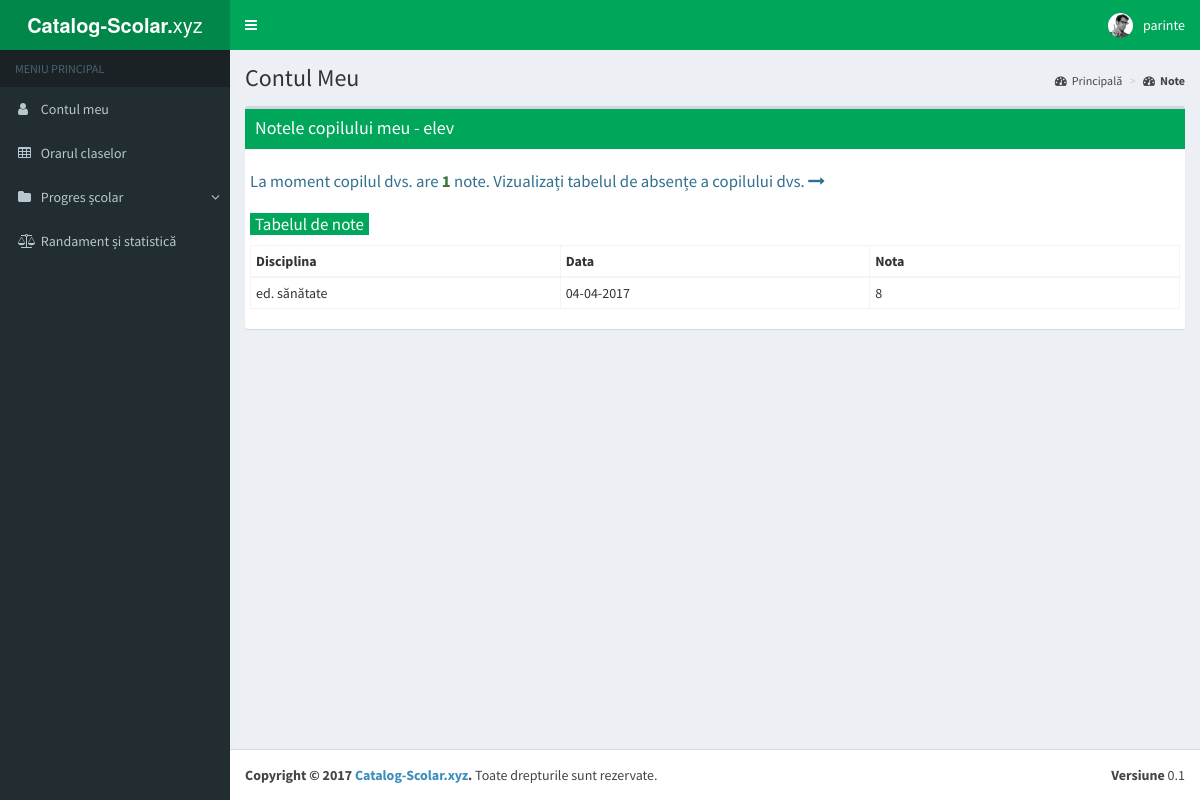
The app's page /members/parent/marks.php (signed in) with its own data.
### tables this page shows
CREATE TABLE `users` (
  `user_id` int(11) NOT NULL,
  `user_name` varchar(64) NOT NULL,
  `user_password` varchar(255) NOT NULL,
  `user_category` varchar(10) NOT NULL,
  `user_parent` varchar(255) NOT NULL,
  `user_child` varchar(255) NOT NULL,
  `user_class` varchar(5) NOT NULL,
  `user_btd` date NOT NULL,
  `user_mail` char(255) NOT NULL,
  `user_mob` int(24) NOT NULL,
  `grad_prof` char(24) NOT NULL,
  `disciplina` char(32) NOT NULL
);

CREATE TABLE `note` (
  `id_note` int(11) NOT NULL,
  `disciplina` char(32) NOT NULL,
  `data` date NOT NULL,
  `user_name` varchar(32) NOT NULL,
  `nota` tinyint(2) NOT NULL,
  `user_class` char(4) NOT NULL
);

### members/parent/marks.php (the view, shortened to what this page needs)
<!DOCTYPE html>
<html>
<head>
    <link rel="stylesheet" href="../bootstrap/css/bootstrap.min.css">
    <link rel="stylesheet" href="https://cdnjs.cloudflare.com/ajax/libs/font-awesome/4.5.0/css/font-awesome.min.css">
    <link rel="stylesheet" href="../plugins/datatables/dataTables.bootstrap.css">
    <link rel="stylesheet" href="../dist/css/AdminLTE.min.css">
    <link rel="stylesheet" href="../dist/css/skins/skin-green.css">
</head>
<?
require_once 'pages/header.php';
require_once 'pages/sidebar.php';
$childQuery = "SELECT
                  user_name,
                  user_child
                FROM `users` WHERE user_name='$Q'";
$rowQuery = mysqli_query($db,$childQuery);
$result = mysqli_fetch_row($rowQuery);
?>
<div class="content-wrapper">
    <section class="content-header">
        <h1>Contul Meu</h1>
        <ol class="breadcrumb">
            <li><a href="."><i class="fa fa-dashboard"></i>Principală</a></li>
            <li class="active"><a href="marks.php"><i class="fa fa-dashboard"></i><strong>Note</strong></a></li>
        </ol>
    </section>
    <section class="content">
        <div class="row">
            <div class="col-md-12">
                <div class="box">
                    <div class="box-header with-border bg-green">
                        <h3 class="box-title">Notele copilului meu - <?= $result[1]; ?></h3>
                    </div>
                    <div class="box-body">
                        <div class="row">
                            <div class="box-body">
                            <?php
                            $output = '';
                            $query1 = "SELECT users.user_name, users.user_child, users.user_class, note.user_name, note.user_class, COUNT(note.disciplina) FROM users, note WHERE users.user_name = '$Q' AND users.user_child = note.user_name";
                            $res = mysqli_query($db,$query1);
                            $row1 = mysqli_fetch_row($res);
                            $sql = "SELECT users.user_name, users.user_class, users.user_child, note.disciplina, note.data, note.user_name, note.user_class, note.nota FROM users, note WHERE users.user_name = '$Q' AND note.user_name = users.user_child ORDER BY note.data DESC";
                            echo '<p class="text-info" style="font-size: 1.2em;">La moment copilul dvs. are <span class="text-success"><strong>'.$row1[5].'</strong></span> note. Vizualizați tabelul de absențe a copilului dvs. <a href="abs.php" title="tabelul de absențe" rel="nofollow" class="text-info"><i class="fa fa-long-arrow-right"></i></a></p>';
                            if($result = mysqli_query($db, $sql)){
                                if(mysqli_num_rows($result) > 0){
                                    while($row = mysqli_fetch_array($result,MYSQLI_ASSOC)){
                                    	$date = $row["data"];
                                        $output .= '
	                                        <tr>
	                                            <td>'.$row["disciplina"].'</td>
	                                            <td>'.date("d-m-Y", strtotime($date)).'</td>
	                                            <td>'.$row["nota"].'</td>
	                                        </tr>';
                                    }
                                } else{
                                    echo "Date eronate!.";
                                }
                            } else{
                                echo "EROARE la execuție " . mysqli_error($db);
                            }
                            ?>
                            <table class="table table-bordered table-hover table-condensed" id="marksTable">
                                <caption><span class="text-info bg-green align-left" style="font-size:17px; padding:0 5px;">Tabelul de note</span></caption>
                                <thead>
                                    <tr>
                                        <th width="33.33%">Disciplina</th>
                                        <th width="33.33%">Data</th>
                                        <th width="33.33%">Nota</th>
                                    </tr>
                                </thead>
                                <tbody>
                                <?= $output; ?>
                                </tbody>
                            </table>
                            </div>
                        </div>
                    </section>
                </div>
<footer class="main-footer">
    <div class="pull-right hidden-xs"><b>Versiune</b> 0.1</div>
    <strong>Copyright &copy; <?= date('Y'); ?> <a href="http://catalog-scolar.xyz" title="catalog-scolar.xyz" target="_blank" rel="nofollow">Catalog-Scolar.xyz</a>.</strong> Toate drepturile sunt rezervate.
</footer>
</div>
</body>
</html>

### members/parent/pages/header.php (shortened to what this page needs)
<?php
$pass=$_SESSION["member_password"];
$Q = mysqli_query($db, "SELECT user_id,user_name FROM users WHERE user_password='$pass'");
$Q = mysqli_fetch_row($Q);
$Q = $Q[1];
echo '
<body class="hold-transition skin-green sidebar-mini">
    <div class="wrapper">
        <header class="main-header">
            <a href="index.php" class="logo">
                <span class="logo-mini"><b>CS</b></span>
                <span class="logo-lg"><b>Catalog-Scolar.</b>xyz</span>
            </a>
            <nav class="navbar navbar-static-top">
                <a href="#" class="sidebar-toggle" data-toggle="offcanvas" role="button">
                    <span class="sr-only">Toggle navigation</span>
                </a>
                <div class="navbar-custom-menu">
                    <ul class="nav navbar-nav">
                        <li class="dropdown user user-menu">
                            <a href="#" class="dropdown-toggle" data-toggle="dropdown">
                                <img src="../dist/img/user2-160x160.jpg" class="user-image" alt="User Image">
                                <span class="hidden-xs"> '. $Q . ' </span>
                            </a>
                            <ul class="dropdown-menu">
                                <li class="user-footer">
                                    <div class="pull-left">
                                        <a href="profile.php" class="btn btn-default btn-flat">Vezi Profilul</a>
                                    </div>
                                    <div class="pull-right">
                                        <a href="/catalog-scolar/logout.php" class="btn btn-default btn-flat">Deconectare</a>
                                    </div>
                                </li>
                            </ul>
                        </li>
                    </ul>
                </div>
            </nav>
        </header>
';

### records on screen
users: user_name "parinte", user_child "elev", note.disciplina "ed. sănătate", note.data "04-04-2017", note.nota "8"

### other values on screen
$row1[5] "1"
